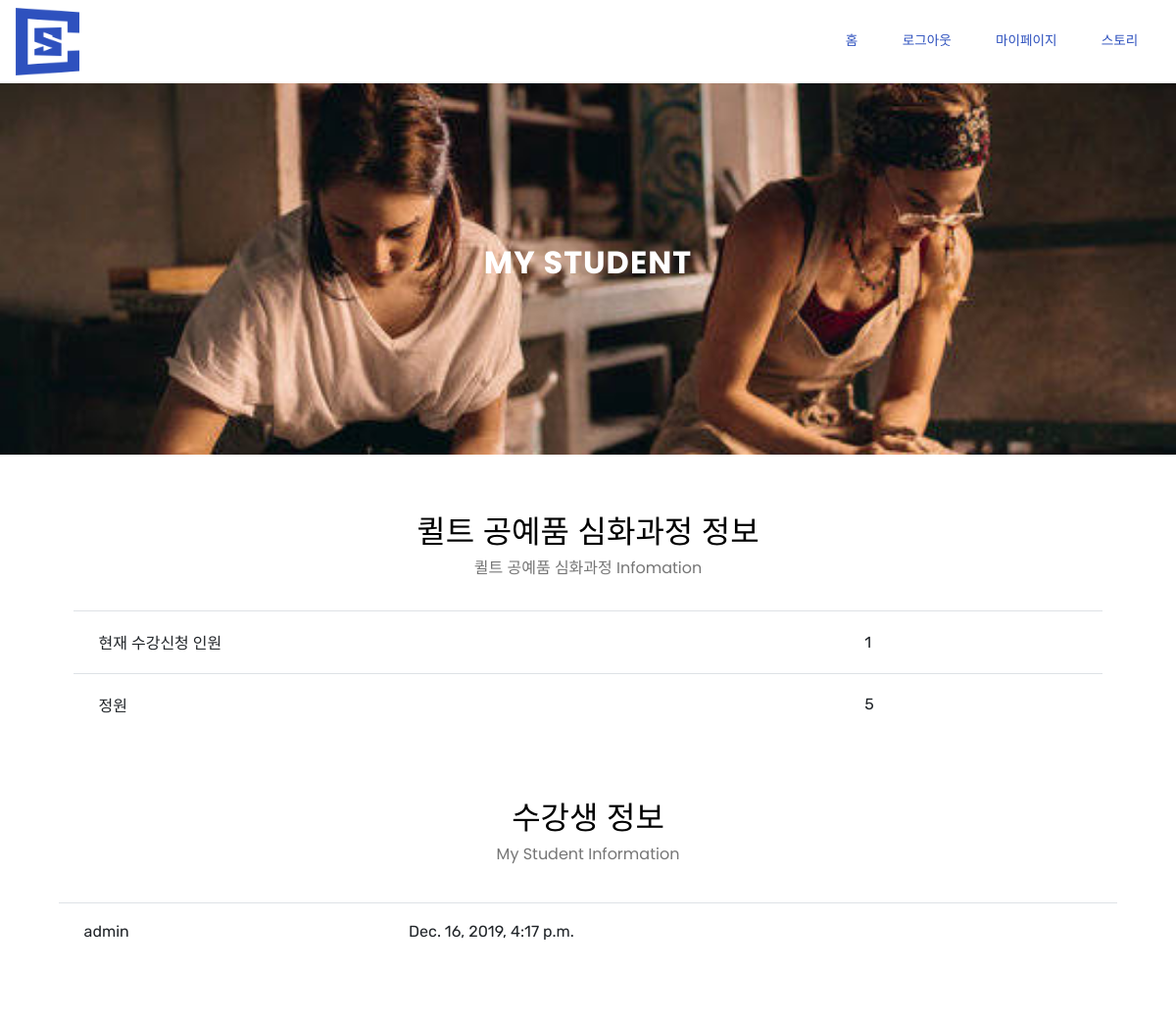
Screenshot of /accounts/my_student/9 (signed in) with the database file from the repository.
### classregister/models.py (models this page shows, shortened)
class Class(models.Model):
    CATEGORY = (
      ('요리', '요리'),
        ('수공예', '수공예'),
        ('꽃', '꽃'),
        ('미술', '미술'),
        ('음악', '음악'),
        ('미용', '미용'),
        ('운동', '운동'),
        ('커피/차', '커피/차'),
    )
    owner_name = models.ForeignKey(settings.AUTH_USER_MODEL, on_delete=models.CASCADE)
    class_title = models.CharField(max_length=255)
    summary = models.CharField(max_length=255)
    describe = models.TextField()
    price = models.IntegerField()
    date = models.DateTimeField()
    category = models.CharField(max_length=10, choices=CATEGORY) # 미정
    current_number = models.IntegerField(default=0)
    max_number = models.IntegerField()
    img1 = models.ImageField(null=True,blank=True, upload_to='class/')
    img2 = models.ImageField(null=True,blank=True, upload_to='class/')
    img3 = models.ImageField(null=True,blank=True, upload_to='class/')
    img4 = models.ImageField(null=True,blank=True, upload_to='class/')
    img5 = models.ImageField(null=True,blank=True, upload_to='class/')

class Book(models.Model):
    user = models.ForeignKey(settings.AUTH_USER_MODEL, on_delete=models.CASCADE)
    book_class = models.ForeignKey(Class, on_delete=models.CASCADE)
    created_at = models.DateTimeField(auto_now_add=True)

### accounts/models.py (models this page shows)
class User(AbstractUser):
   seller = models.BooleanField(default=False)
   phone = models.CharField(
        null=True,
        blank=True,
        max_length=13,
        unique=True,
        validators=[
            RegexValidator(
                regex=r"\d{3}-\d{3,4}-\d{4}",
                message='010-1234-5678 형식으로 입력하세요.',
            )
        ]
    )

### accounts/views.py (the view)
# urls.py: path('my_student/<int:class_id>', views.my_student, name='my_student'),
@login_required
def my_student(request, class_id):
    myclass = get_object_or_404(Class, pk = class_id)
    books = Book.objects.filter(book_class=myclass)
    current_number = myclass.book_set.count()
    return render(request, 'accounts/my_student.html', {'class':myclass, 'books':books, 'current_number':current_number})

### accounts/templates/accounts/my_student.html (shortened to what this page needs)
{% extends 'base.html' %}
{% block content %}
{% load static %}
<!DOCTYPE html>
<html  >
<head>
  <link rel="stylesheet" href="{% static 'assets/bootstrap/css/bootstrap.min.css' %}">
  <link rel="stylesheet" href="{% static 'assets/bootstrap/css/bootstrap-grid.min.css' %}">
  <link rel="stylesheet" href="{% static 'assets/bootstrap/css/bootstrap-reboot.min.css' %}">
  <link rel="stylesheet" href="{% static 'assets/datatables/data-tables.bootstrap4.min.css' %}">
  <link rel="stylesheet" href="{% static 'assets/theme/css/style.css' %}">
  <link rel="preload" as="style" href="{% static 'assets/mobirise/css/mbr-additional.css' %}"><link rel="stylesheet" href="{% static 'assets/mobirise/css/mbr-additional.css' %}" type="text/css">
</head>
<body>
  <section class="features14 popup-btn-cards cid-rIsIVXsvRB mbr-parallax-background" id="features14-1n">
    <a class="full-link" href=""></a>
    <div class="container-fluid card-wrapper">
        <div class="row justify-content-center align-items-center" style="min-height: 12vw;">
             <div class="col-xl-10 col-lg-10 col-md-12 text-block">
                <h2 class="mbr-section-title mbr-fonts-style mbr-light mbr-white mbr-bold display-2">MY STUDENT</h2>
             </div>
        </div>
    </div>
</section>
<section class="table1 section-table cid-rItoZWPhV1" id="table1-2q">
    <div class="container">
        <div class="media-container-row align-center">
            <div class="col-12 col-md-12">
                <h2 class="mbr-section-title mbr-fonts-style mbr-black display-2">{{class.class_title}} 정보</h2>
                <h3 class="mbr-section-subtitle mbr-fonts-style pb-4 display-5">{{class.class_title}} Infomation</h3>
                <div class="table-wrapper">
                    <div class="container-fluid scroll">
                        <table class="table" cellspacing="0">
                            <tbody>
                            <tr>
                                <td class="body-item mbr-fonts-style display-7">현재 수강신청 인원</td><td class="body-item mbr-fonts-style display-7">{{current_number}}</td></tr><tr>
                                <td class="body-item mbr-fonts-style display-7">정원</td><td class="body-item mbr-fonts-style display-7">{{class.max_number}}</td></tr></tbody>
                        </table>
                    </div>
                </div>
            </div>
        </div>
    </div>
</section>
<section class="table1 section-table cid-rIw0gmQIEs" id="table1-3a">
    <div class="container">
        <div class="media-container-row align-center">
            <div class="col-12 col-md-12">
                <h2 class="mbr-section-title mbr-fonts-style mbr-black display-2">수강생 정보</h2>
                <h3 class="mbr-section-subtitle mbr-fonts-style pb-4 display-5">My Student Information</h3>
                <div class="table-wrapper">
                    <div class="container-fluid scroll">
                        <table class="table" cellspacing="0">
                            <tbody>
                            {% for book in books %}
                            <tr>
                                <td class="body-item mbr-fonts-style display-7">{{book.user.username}}</td><td class="body-item mbr-fonts-style display-7">{{book.created_at}}</td></tr>
                            {% endfor %}
                            </tbody>
                        </table>
                    </div>
                </div>
            </div>
        </div>
    </div>
</section>
</body>
</html>
{% endblock %}

### sclass/static/assets2/theme/css/style.css (style rules this page uses)
div, span, h1, h2, h3, h4, h5, h6, p, blockquote, a, ol, ul, li, figcaption, textarea, input, .display-1, .display-2 { font: inherit; }
section { background-color: #eeeeee; }
section, .container, .container-fluid { position: relative; word-wrap: break-word; }
a { font-style: normal; font-weight: 400; cursor: pointer; }
a, a:hover { text-decoration: none; }
body { color: #232323; }
h1, h2, h3, h4, h5, h6, .h1, .h2, .h3, .h4, .h5, .h6, .display-1, .display-2, .display-3 { line-height: 1; word-break: break-word; word-wrap: break-word; }
body { position: relative; }
section { background-position: 50% 50%; background-repeat: no-repeat; background-size: cover; }
.mbr-white { color: #ffffff; }
.mbr-black { color: #000000; }
.align-center { text-align: center; }
.mbr-light { font-weight: 300; }
.mbr-bold { font-weight: 700; }
.media-container-row { display: -ms-flexbox; display: -webkit-box; display: flex; -ms-flex-direction: row; -webkit-box-orient: horizontal; -webkit-box-direction: normal; flex-direction: row; -ms-flex-wrap: wrap; flex-wrap: wrap; -ms-flex-pack: center; -webkit-box-pack: center; justify-content: center; -ms-flex-line-pack: center; align-content: center; -ms-flex-align: start; -webkit-box-align: start; align-items: start; }
@media (min-width: 992px) { .media-container-row { -ms-flex-wrap: nowrap; flex-wrap: nowrap; } }
.card-wrapper { -webkit-box-flex: 1; -ms-flex: 1; flex: 1; -webkit-flex: 1; }
.row { display: -webkit-flex; -webkit-flex-wrap: wrap; }
.justify-content-center { -webkit-justify-content: center; }
.mbr-section-title { font-style: normal; line-height: 1.2; }
.mbr-section-subtitle { line-height: 1.3; }
body { font-style: normal; line-height: 1.5; }
html, body { height: auto; min-height: 100vh; }

### sclass/static/assets2/mobirise/css/mbr-additional.css (style rules this page uses)
body { font-family: Poppins; }
.display-2 { font-family: 'Poppins', sans-serif; font-size: 1.8rem; }
.display-5 { font-family: 'Poppins', sans-serif; font-size: 1.2rem; }
.display-7 { font-family: 'Rubik', sans-serif; font-size: 1.4rem; }
a, a:hover { color: #365c9a; }

### sclass/static/assets/theme/css/style.css (style rules this page uses)
div, span, h1, h2, h3, h4, h5, h6, p, blockquote, a, ol, ul, li, figcaption, textarea, input, .display-1, .display-2 { font: inherit; }
section { background-color: #eeeeee; }
section, .container, .container-fluid { position: relative; word-wrap: break-word; }
a { font-style: normal; font-weight: 400; cursor: pointer; }
a, a:hover { text-decoration: none; }
body { color: #232323; }
h1, h2, h3, h4, h5, h6, .h1, .h2, .h3, .h4, .h5, .h6, .display-1, .display-2, .display-3 { line-height: 1; word-break: break-word; word-wrap: break-word; }
body { position: relative; }
section { background-position: 50% 50%; background-repeat: no-repeat; background-size: cover; }
.mbr-white { color: #ffffff; }
.mbr-black { color: #000000; }
.align-center { text-align: center; }
.mbr-light { font-weight: 300; }
.mbr-bold { font-weight: 700; }
.media-container-row { display: -ms-flexbox; display: -webkit-box; display: flex; -ms-flex-direction: row; -webkit-box-orient: horizontal; -webkit-box-direction: normal; flex-direction: row; -ms-flex-wrap: wrap; flex-wrap: wrap; -ms-flex-pack: center; -webkit-box-pack: center; justify-content: center; -ms-flex-line-pack: center; align-content: center; -ms-flex-align: start; -webkit-box-align: start; align-items: start; }
@media (min-width: 992px) { .media-container-row { -ms-flex-wrap: nowrap; flex-wrap: nowrap; } }
.card-wrapper { -webkit-box-flex: 1; -ms-flex: 1; flex: 1; -webkit-flex: 1; }
.row { display: -webkit-flex; -webkit-flex-wrap: wrap; }
.justify-content-center { -webkit-justify-content: center; }
.mbr-section-title { font-style: normal; line-height: 1.2; }
.mbr-section-subtitle { line-height: 1.3; }
body { font-style: normal; line-height: 1.5; }
html, body { height: auto; min-height: 100vh; }

### rows the page displays
Class: class_title "퀼트 공예품 심화과정", max_number "5"
Book: user.username "admin", created_at "Dec. 16, 2019, 4:17 p.m."

### other values shown
{{ current_number }} "1"
